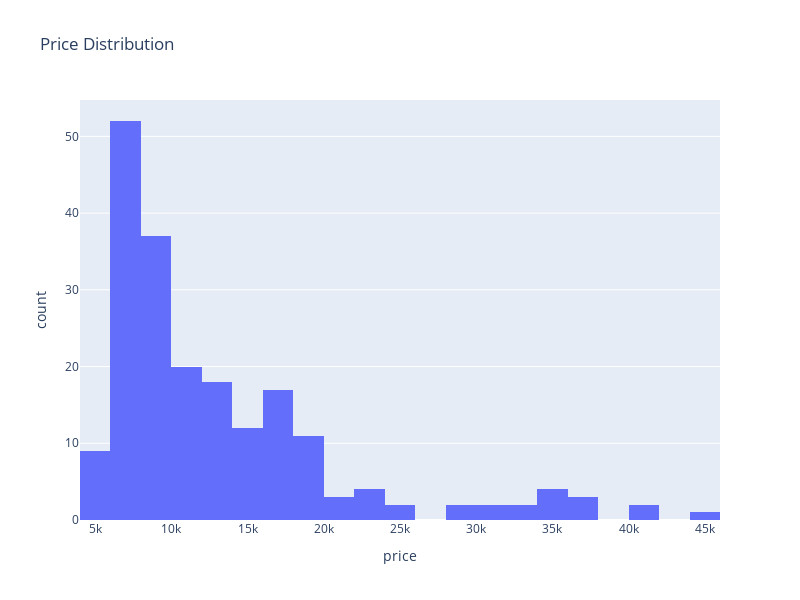

Source (notebook cell):
### Code cell
fig = px.histogram(
    df,
    x='price',
    nbins=30,  # Adjust the number of bins
    title='Price Distribution',
    height=600 ,
    width=800
)
fig.show()

### Figure 1 — Plotly figure (JSON) as saved in the notebook; plotly's stock layout.template omitted (floating-point values rounded to 4 significant figures; data arrays with more than 128 entries replaced by an {"elided": "..."} marker saying what was removed)
{"data": [{"alignmentgroup": "True", "bingroup": "x", "hovertemplate": "price=%{x}<br>count=%{y}<extra></extra>", "legendgroup": "", "marker": {"color": "#636efa", "pattern": {"shape": ""}}, "name": "", "nbinsx": 30, "offsetgroup": "", "orientation": "v", "showlegend": false, "type": "histogram", "x": {"elided": "201 int values"}, "xaxis": "x", "yaxis": "y"}], "layout": {"barmode": "relative", "height": 600, "legend": {"tracegroupgap": 0}, "title": {"text": "Price Distribution"}, "width": 800, "xaxis": {"anchor": "y", "autorange": true, "domain": [0, 1], "range": [4000.0, 46000.0], "title": {"text": "price"}, "type": "linear"}, "yaxis": {"anchor": "x", "autorange": true, "domain": [0, 1], "range": [0, 54.74], "title": {"text": "count"}}}}
